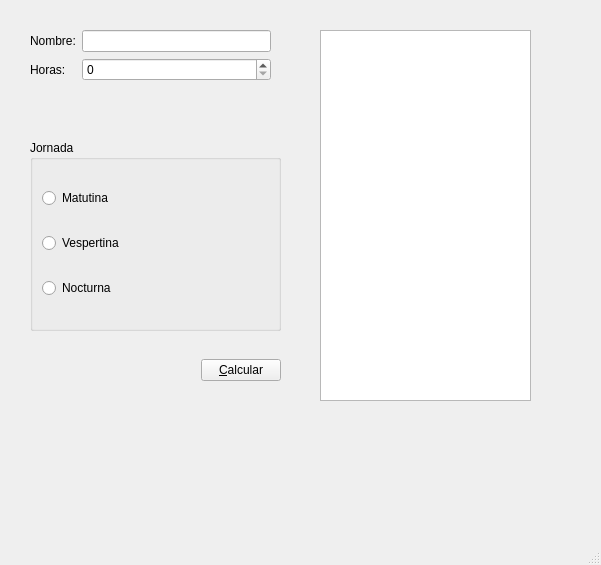
<?xml version="1.0" encoding="UTF-8"?>
<ui version="4.0">
 <class>Salarios</class>
 <widget class="QMainWindow" name="Salarios">
  <property name="geometry">
   <rect>
    <x>0</x>
    <y>0</y>
    <width>601</width>
    <height>565</height>
   </rect>
  </property>
  <property name="windowTitle">
   <string>Salarios</string>
  </property>
  <widget class="QWidget" name="centralwidget">
   <widget class="QWidget" name="widget" native="true">
    <property name="geometry">
     <rect>
      <x>20</x>
      <y>20</y>
      <width>271</width>
      <height>401</height>
     </rect>
    </property>
    <property name="minimumSize">
     <size>
      <width>250</width>
      <height>0</height>
     </size>
    </property>
    <widget class="QWidget" name="widget_3" native="true">
     <property name="geometry">
      <rect>
       <x>10</x>
       <y>10</y>
       <width>241</width>
       <height>81</height>
      </rect>
     </property>
     <layout class="QFormLayout" name="formLayout">
      <item row="0" column="0">
       <widget class="QLabel" name="label">
        <property name="text">
         <string>Nombre:</string>
        </property>
       </widget>
      </item>
      <item row="0" column="1">
       <widget class="QLineEdit" name="lineEdit"/>
      </item>
      <item row="1" column="0">
       <widget class="QLabel" name="label_2">
        <property name="text">
         <string>Horas: </string>
        </property>
       </widget>
      </item>
      <item row="1" column="1">
       <widget class="QSpinBox" name="spinBox"/>
      </item>
     </layout>
    </widget>
    <widget class="QGroupBox" name="groupBox">
     <property name="geometry">
      <rect>
       <x>10</x>
       <y>120</y>
       <width>251</width>
       <height>191</height>
      </rect>
     </property>
     <property name="title">
      <string>Jornada</string>
     </property>
     <layout class="QVBoxLayout" name="verticalLayout">
      <item>
       <widget class="QRadioButton" name="radioButton">
        <property name="text">
         <string>Matutina</string>
        </property>
       </widget>
      </item>
      <item>
       <widget class="QRadioButton" name="radioButton_2">
        <property name="text">
         <string>Vespertina</string>
        </property>
       </widget>
      </item>
      <item>
       <widget class="QRadioButton" name="radioButton_3">
        <property name="text">
         <string>Nocturna</string>
        </property>
       </widget>
      </item>
     </layout>
    </widget>
    <widget class="QWidget" name="widget_4" native="true">
     <property name="geometry">
      <rect>
       <x>10</x>
       <y>310</y>
       <width>251</width>
       <height>81</height>
      </rect>
     </property>
     <layout class="QHBoxLayout" name="horizontalLayout">
      <item>
       <spacer name="horizontalSpacer">
        <property name="orientation">
         <enum>Qt::Horizontal</enum>
        </property>
        <property name="sizeHint" stdset="0">
         <size>
          <width>126</width>
          <height>20</height>
         </size>
        </property>
       </spacer>
      </item>
      <item>
       <widget class="QPushButton" name="pushButton">
        <property name="text">
         <string>&amp;Calcular</string>
        </property>
       </widget>
      </item>
     </layout>
    </widget>
   </widget>
   <widget class="QWidget" name="widget_2" native="true">
    <property name="geometry">
     <rect>
      <x>310</x>
      <y>20</y>
      <width>300</width>
      <height>401</height>
     </rect>
    </property>
    <property name="minimumSize">
     <size>
      <width>300</width>
      <height>0</height>
     </size>
    </property>
    <widget class="QPlainTextEdit" name="plainTextEdit">
     <property name="geometry">
      <rect>
       <x>10</x>
       <y>10</y>
       <width>211</width>
       <height>371</height>
      </rect>
     </property>
    </widget>
   </widget>
  </widget>
  <widget class="QMenuBar" name="menubar">
   <property name="geometry">
    <rect>
     <x>0</x>
     <y>0</y>
     <width>601</width>
     <height>26</height>
    </rect>
   </property>
  </widget>
  <widget class="QStatusBar" name="statusbar"/>
 </widget>
 <resources/>
 <connections/>
</ui>
